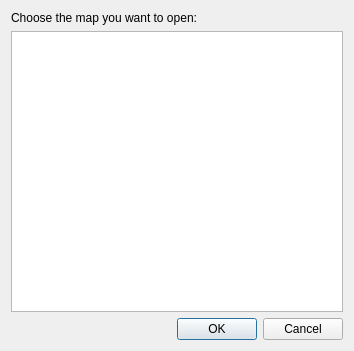
<?xml version="1.0" encoding="UTF-8"?>
<ui version="4.0">
 <class>LoadMap</class>
 <widget class="QDialog" name="LoadMap">
  <property name="geometry">
   <rect>
    <x>0</x>
    <y>0</y>
    <width>354</width>
    <height>351</height>
   </rect>
  </property>
  <property name="windowTitle">
   <string>Open Map</string>
  </property>
  <property name="modal">
   <bool>true</bool>
  </property>
  <layout class="QVBoxLayout" name="verticalLayout">
   <item>
    <widget class="QLabel" name="label">
     <property name="text">
      <string>Choose the map you want to open:</string>
     </property>
    </widget>
   </item>
   <item>
    <widget class="QListWidget" name="listWidget">
     <property name="alternatingRowColors">
      <bool>true</bool>
     </property>
    </widget>
   </item>
   <item>
    <widget class="QDialogButtonBox" name="buttonBox">
     <property name="orientation">
      <enum>Qt::Horizontal</enum>
     </property>
     <property name="standardButtons">
      <set>QDialogButtonBox::Cancel|QDialogButtonBox::Ok</set>
     </property>
    </widget>
   </item>
  </layout>
 </widget>
 <resources/>
 <connections>
  <connection>
   <sender>buttonBox</sender>
   <signal>accepted()</signal>
   <receiver>LoadMap</receiver>
   <slot>accept()</slot>
   <hints>
    <hint type="sourcelabel">
     <x>248</x>
     <y>254</y>
    </hint>
    <hint type="destinationlabel">
     <x>157</x>
     <y>274</y>
    </hint>
   </hints>
  </connection>
  <connection>
   <sender>buttonBox</sender>
   <signal>rejected()</signal>
   <receiver>LoadMap</receiver>
   <slot>reject()</slot>
   <hints>
    <hint type="sourcelabel">
     <x>316</x>
     <y>260</y>
    </hint>
    <hint type="destinationlabel">
     <x>286</x>
     <y>274</y>
    </hint>
   </hints>
  </connection>
 </connections>
</ui>
